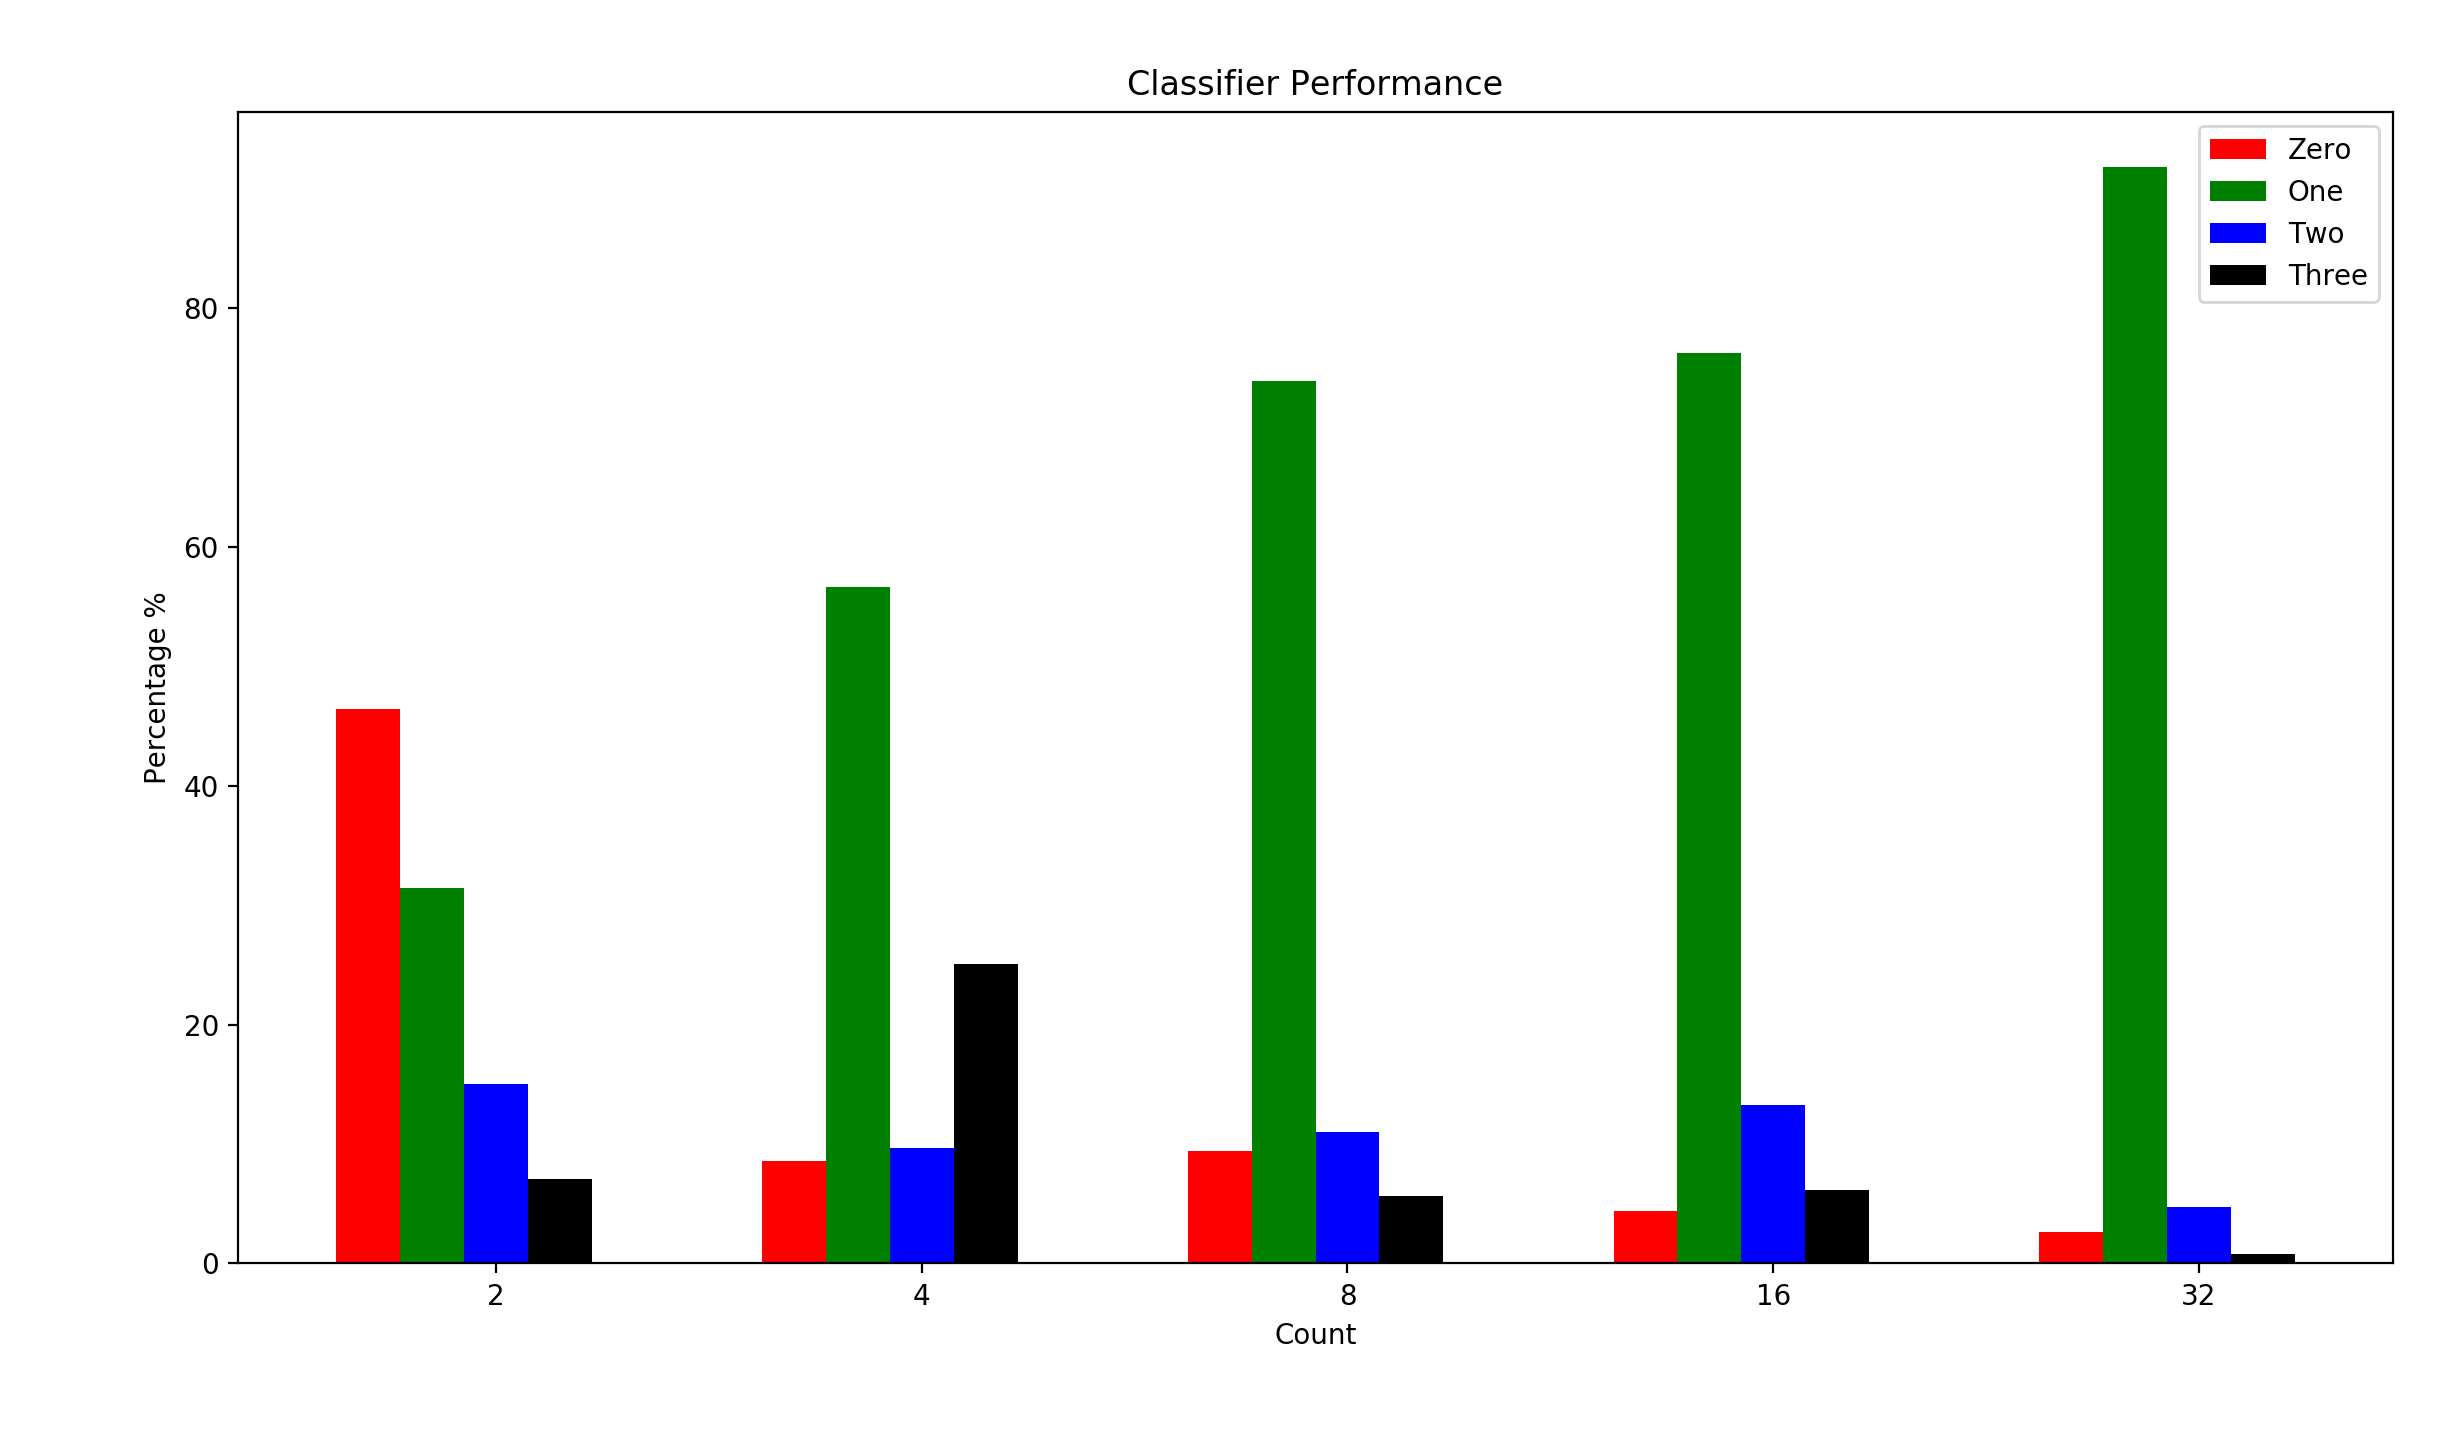

The script that drew this image:
#!/usr/bin/env python
# -*- coding: utf-8 -*-

# ----------------------------------------------------------------------
# Numenta Platform for Intelligent Computing (NuPIC)
# Copyright (C) 2019, Numenta, Inc.  Unless you have an agreement
# with Numenta, Inc., for a separate license for this software code, the
# following terms and conditions apply:
#
# This program is free software: you can redistribute it and/or modify
# it under the terms of the GNU Affero Public License version 3 as
# published by the Free Software Foundation.
#
# This program is distributed in the hope that it will be useful,
# but WITHOUT ANY WARRANTY; without even the implied warranty of
# MERCHANTABILITY or FITNESS FOR A PARTICULAR PURPOSE.
# See the GNU Affero Public License for more details.
#
# You should have received a copy of the GNU Affero Public License
# along with this program.  If not, see http://www.gnu.org/licenses.
#
# http://numenta.org/licenses/
# ----------------------------------------------------------------------

import numpy as np
import matplotlib.pyplot as plt
import yaml
import timeit
import random
import datetime

# Python implementations
# from nupic.algorithms.spatial_pooler import SpatialPooler
# from nupic.algorithms.temporal_memory import TemporalMemory
# from nupic.algorithms.sdr_classifier import SDRClassifier

# C++ implementations
from nupic.bindings.algorithms import SpatialPooler
from nupic.bindings.algorithms import TemporalMemory
from nupic.bindings.algorithms import SDRClassifier


if __name__ == "__main__":

  random.seed(42)
  np.random.seed(42)

  total_time = timeit.default_timer()

  datapath = "./free-spoken-digit-dataset/recordings/"

  # Use an unheard spoken 'one' sample to test with.
  # test_name = "1_jackson_1.ngm.npy"

  # Use a heard spoken 'one' sample to test with.
  test_name = "1_jackson_0.ngm.npy"

  verbose = True
  show_timing = True

  count = 0

  fs = 100e3  # Hz

  encoding_width = 2048  # bits

  offset_start = 10000
  chunk_size = 10000

  # training_counts = [int(np.power(2, x + 1)) for x in range(0, 5)]
  training_counts = [2, 4, 8, 16, 32]

  average_predictions = [[], [], [], []]

  with open("model.yaml", "r") as f:
    modelParams = yaml.safe_load(f)["modelParams"]

    spParams = modelParams["spParams"]
    tmParams = modelParams["tmParams"]
    clParams = modelParams["clParams"]

  sp = SpatialPooler(
    inputDimensions=(encoding_width,),
    columnDimensions=(spParams["columnCount"],),
    potentialPct=spParams["potentialPct"],
    potentialRadius=encoding_width,
    globalInhibition=spParams["globalInhibition"],
    localAreaDensity=spParams["localAreaDensity"],
    numActiveColumnsPerInhArea=spParams["numActiveColumnsPerInhArea"],
    synPermInactiveDec=spParams["synPermInactiveDec"],
    synPermActiveInc=spParams["synPermActiveInc"],
    synPermConnected=spParams["synPermConnected"],
    boostStrength=spParams["boostStrength"],
    seed=spParams["seed"],
    wrapAround=True
  )

  tm = TemporalMemory(
    columnDimensions=(tmParams["columnCount"],),
    cellsPerColumn=tmParams["cellsPerColumn"],
    activationThreshold=tmParams["activationThreshold"],
    initialPermanence=tmParams["initialPerm"],
    connectedPermanence=spParams["synPermConnected"],
    minThreshold=tmParams["minThreshold"],
    maxNewSynapseCount=tmParams["newSynapseCount"],
    permanenceIncrement=tmParams["permanenceInc"],
    permanenceDecrement=tmParams["permanenceDec"],
    predictedSegmentDecrement=0.0,
    maxSegmentsPerCell=tmParams["maxSegmentsPerCell"],
    maxSynapsesPerSegment=tmParams["maxSynapsesPerSegment"],
    seed=tmParams["seed"]
  )

  cl = SDRClassifier([1], 0.001, 0.3, 0)

  # Create an array to represent active columns, all initially zero. This
  # will be populated by the compute method below. It must have the same
  # dimensions as the Spatial Pooler.
  activeColumns = np.zeros(spParams["columnCount"]).astype('uint32')

  for training_count in training_counts:

    file_names = []

    for j in range(0, training_count):
      file_names.append(datapath + "0_jackson_0.ngm.npy")
      file_names.append(datapath + "1_jackson_0.ngm.npy")
      file_names.append(datapath + "2_jackson_0.ngm.npy")
      file_names.append(datapath + "3_jackson_0.ngm.npy")

    random.shuffle(file_names)

    # Take into account duplication of samples
    training_count *= 4

    if count > 0:
      # Discount for existing training of the SP, TM, and CL
      training_count //= 2

      file_names = np.array(file_names)
      file_names.resize(training_count, refcheck=False)

    for i, file_name in enumerate(file_names):

      bucketIdx = int(file_name[len(datapath)])

      encoding = np.load(file_name)
      encoding = encoding[offset_start:offset_start+chunk_size].astype('uint32')

      tm.reset()

      print("Training (#{}/{}): {} ({} SDRs, {:.4f}s)".format(
        i + 1, training_count, file_name, len(encoding), len(encoding) / fs))

      start_time = timeit.default_timer()

      for sdr in encoding:
        # if show_timing:
        #   epoch_time = timeit.default_timer()

        # Execute Spatial Pooling algorithm over input space.
        sp.compute(sdr, True, activeColumns)
        activeColumnIndices = np.nonzero(activeColumns)[0]

        # Execute Temporal Memory algorithm over active mini-columns.
        tm.compute(activeColumnIndices, learn=True)
        activeCells = tm.getActiveCells()

        # Run classifier to translate active cells back to scalar value.
        result = cl.compute(
          recordNum=count,
          patternNZ=activeCells,
          classification={
            "bucketIdx": bucketIdx,
            "actValue": bucketIdx
          },
          learn=True,
          infer=False
        )

        count += 1

        if show_timing and (count % 1000) == 0:
          print("Elapsed time: {}, ({} total SDRs)".format(
            str(datetime.timedelta(seconds=(timeit.default_timer() - start_time))), count))

        # if show_timing:
        #   print("Epoch time: {:.2f}s".format(timeit.default_timer() - epoch_time))

    # with open("training_{}x.sp.pkl".format(training_count//4), "wb") as f1:
    #   sp.writeToFile(f1)
    # with open("training_{}x.tm.pkl".format(training_count//4), "wb") as f2:
    #   tm.writeToFile(f2)
    # with open("training_{}x.cl.pkl".format(training_count//4), "wb") as f3:
    #   cl.writeToFile(f3)

    # Test the classifier
    file_name = datapath + test_name

    bucketIdx = int(file_name[len(datapath)])

    encoding = np.load(file_name)
    encoding = encoding[offset_start:offset_start+chunk_size].astype('uint32')

    print("Testing: {} ({} SDRs, {:.4f}s)".format(
      file_name, len(encoding), len(encoding) / fs))

    tm.reset()

    results = []

    start_time = timeit.default_timer()

    for sdr in encoding:
      # Execute Spatial Pooling algorithm over input space.
      sp.compute(sdr, False, activeColumns)
      activeColumnIndices = np.nonzero(activeColumns)[0]

      # Execute Temporal Memory algorithm over active mini-columns.
      tm.compute(activeColumnIndices, learn=False)
      activeCells = tm.getActiveCells()

      # Run classifier to translate active cells back to scalar value.
      result = cl.compute(
        recordNum=count,
        patternNZ=activeCells,
        classification={
          "bucketIdx": bucketIdx,
          "actValue": bucketIdx
        },
        learn=False,
        infer=True
      )

      results.append(result)

      count += 1

      if show_timing and (count % 1000) == 0:
        print("Elapsed time: {}, ({} total SDRs)".format(
          str(datetime.timedelta(seconds=(timeit.default_timer() - start_time))), count))

      # if verbose:
      #   # Prediction for 1 step out for all four categories (zero to three incl.)
      #   topPredictions = sorted(zip(result[1], result["actualValues"]), reverse=True)[:4]
      #
      #   for probability, value in topPredictions:
      #     print("1-step: {:16} ({:4.4}%)".format(value, probability * 100))

    # resarr = np.asarray(results)
    # np.save("results_{}x".format(training_count//4), resarr)

    averages = [0, 0, 0, 0]
    percentages = [0, 0, 0, 0]

    for i in range(0, 4):
      for result in results:
        averages[i] += result[1][i]

      averages[i] /= len(results)
      averages[i] *= 100.0

      percentages[i] = averages[i]

      average_predictions[i].append(percentages[i])

    print("Average: {}".format(averages[1]))

  fig, ax = plt.subplots()

  index = np.arange(len(training_counts))
  bar_width = 0.15

  rects1 = ax.bar(index + (0 * bar_width), average_predictions[0], bar_width, color='r', label='Zero')
  rects2 = ax.bar(index + (1 * bar_width), average_predictions[1], bar_width, color='g', label='One')
  rects3 = ax.bar(index + (2 * bar_width), average_predictions[2], bar_width, color='b', label='Two')
  rects4 = ax.bar(index + (3 * bar_width), average_predictions[3], bar_width, color='k', label='Three')

  ax.set_title('Classifier Performance')
  ax.set_xlabel('Count')
  ax.set_ylabel('Percentage %')
  ax.set_xticks(index + (bar_width * 4) / 2)
  ax.set_xticklabels(tuple(training_counts))
  ax.legend()

  fig.tight_layout()
  plt.show()

  print("Total time: {}, ({} total SDRs)".format(
    str(datetime.timedelta(seconds=(timeit.default_timer() - total_time))), count))
